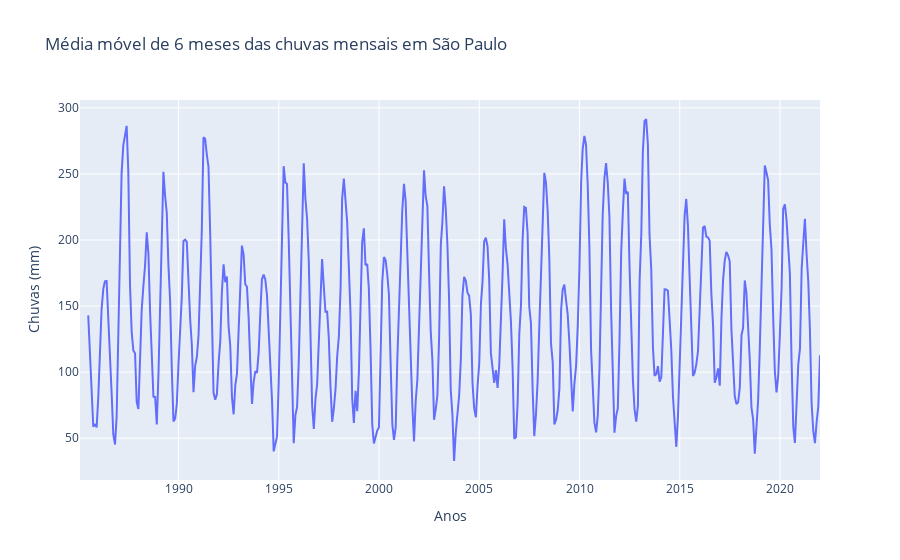

Here is the notebook cell this chart was saved with:
### Code cell
fig = go.Figure()
fig.add_trace(go.Scatter(x=media_movel.index, y=media_movel.values,
                    mode='lines',
                    name='lines'))
fig.update_layout(title='Média móvel de 6 meses das chuvas mensais em São Paulo',
                    xaxis_title='Anos',
                    yaxis_title='Chuvas (mm)')
fig.show()

### Figure 1 — Plotly figure (JSON) as saved in the notebook; plotly's stock layout.template omitted (floating-point values rounded to 4 significant figures; data arrays with more than 128 entries replaced by an {"elided": "..."} marker saying what was removed)
{"data": [{"mode": "lines", "name": "lines", "type": "scatter", "x": {"elided": "444 str values"}, "y": {"elided": "444 float values"}}], "layout": {"title": {"text": "Média móvel de 6 meses das chuvas mensais em São Paulo"}, "xaxis": {"title": {"text": "Anos"}}, "yaxis": {"title": {"text": "Chuvas (mm)"}}}}
